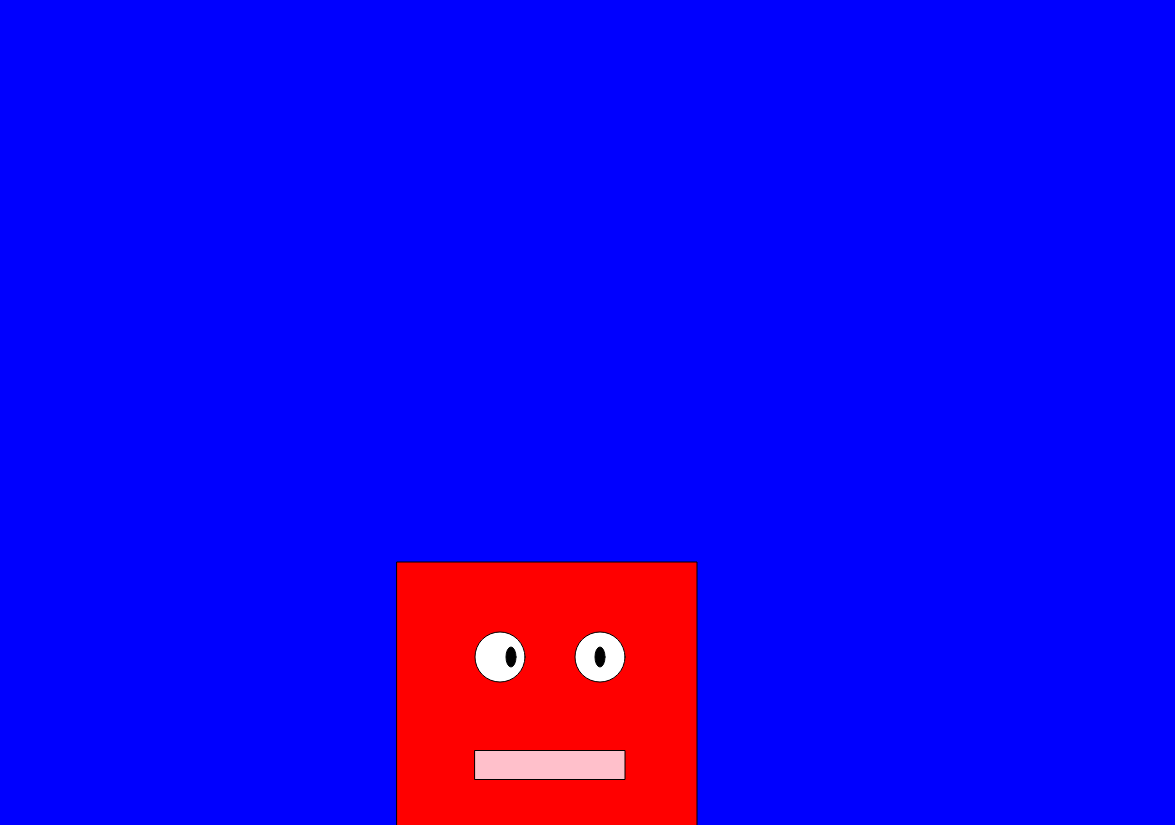
Frame 1 (no input)
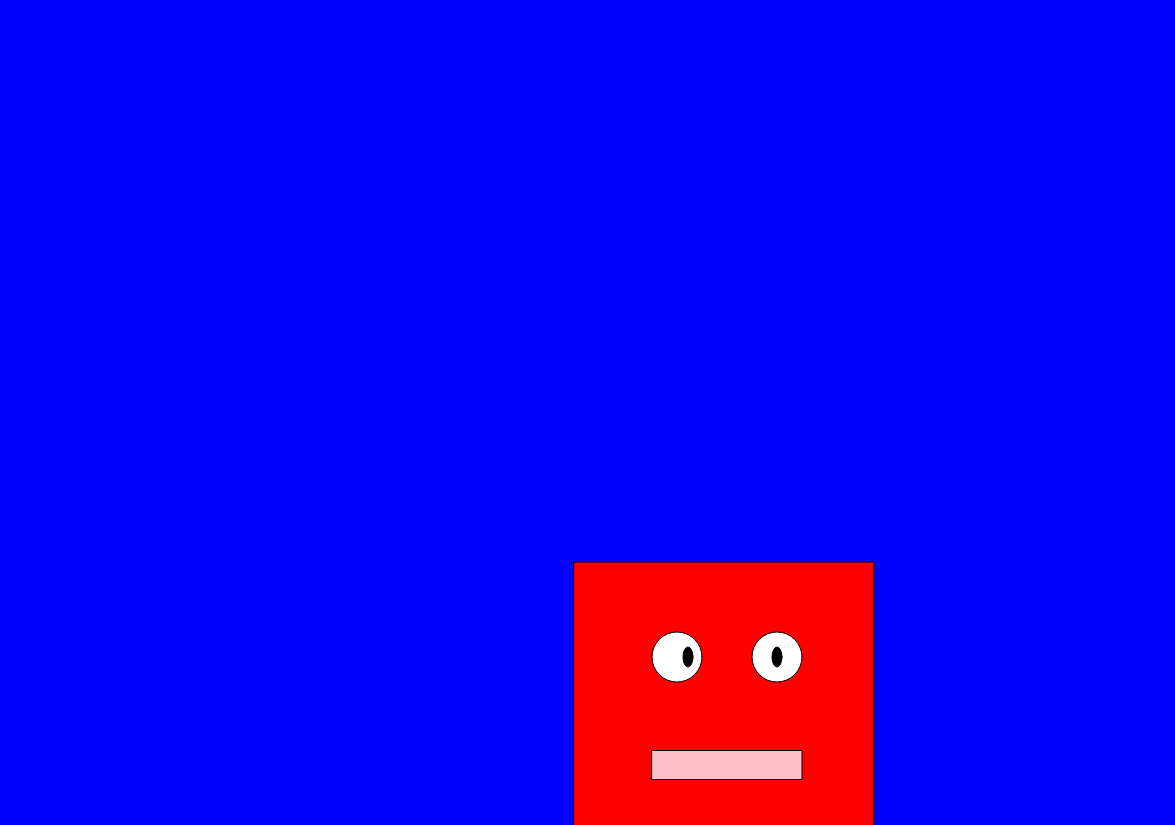
Frame 60 (no input)
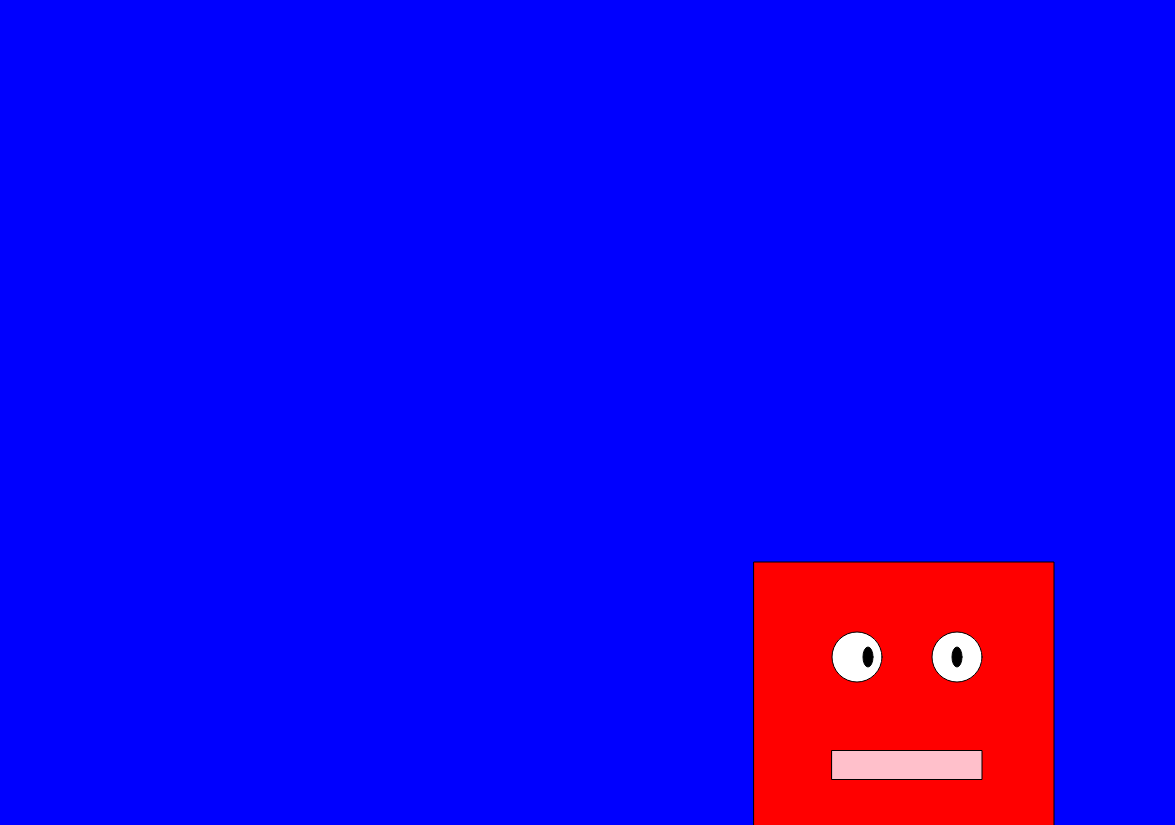
Frame 120 (the mouse pressed at the canvas centre since frame 60)

The p5.js sketch that drew these frames (run headless with seeded random() and noise() and a simulated clock; from frame 60 on, the mouse is pressed at the canvas centre):

// p5.js sketch
// ── sketch.js
var x = 0

function setup() {
  // put setup code here
  createCanvas (1175,825) ;
  rectMode (CENTER);
}

function draw() {
  // put drawing code here

  background('blue')

  push()
  translate(x,0)
  fill('red');
   rect(547, 712, 300, 300);
   fill('white');
   ellipse(500, 657, 50, 50);
   fill('white');
   ellipse(600, 657, 50, 50);
   fill('black');
   ellipse(511, 657, 10, 20);
   fill('black');
   ellipse(600, 657, 10, 20);
   fill('pink');
  rect(550, 765, 150, 29);
pop()

x += 3;
if(x > width ){
  x = -300;
}

}
